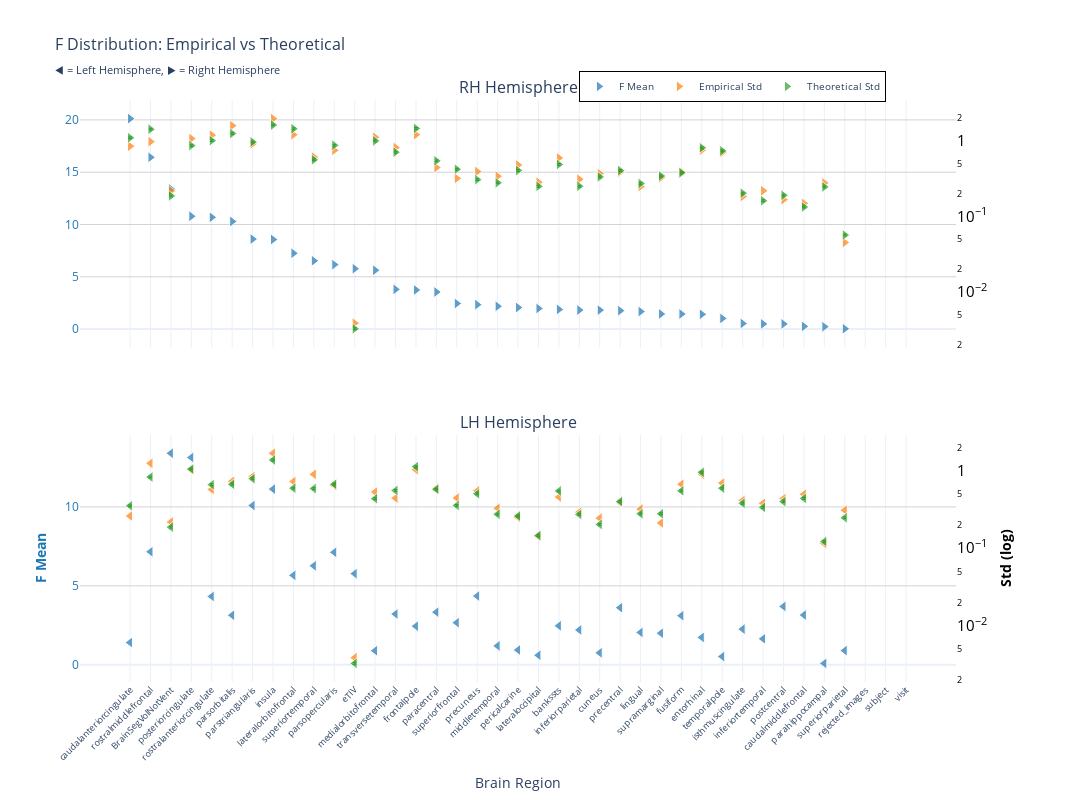
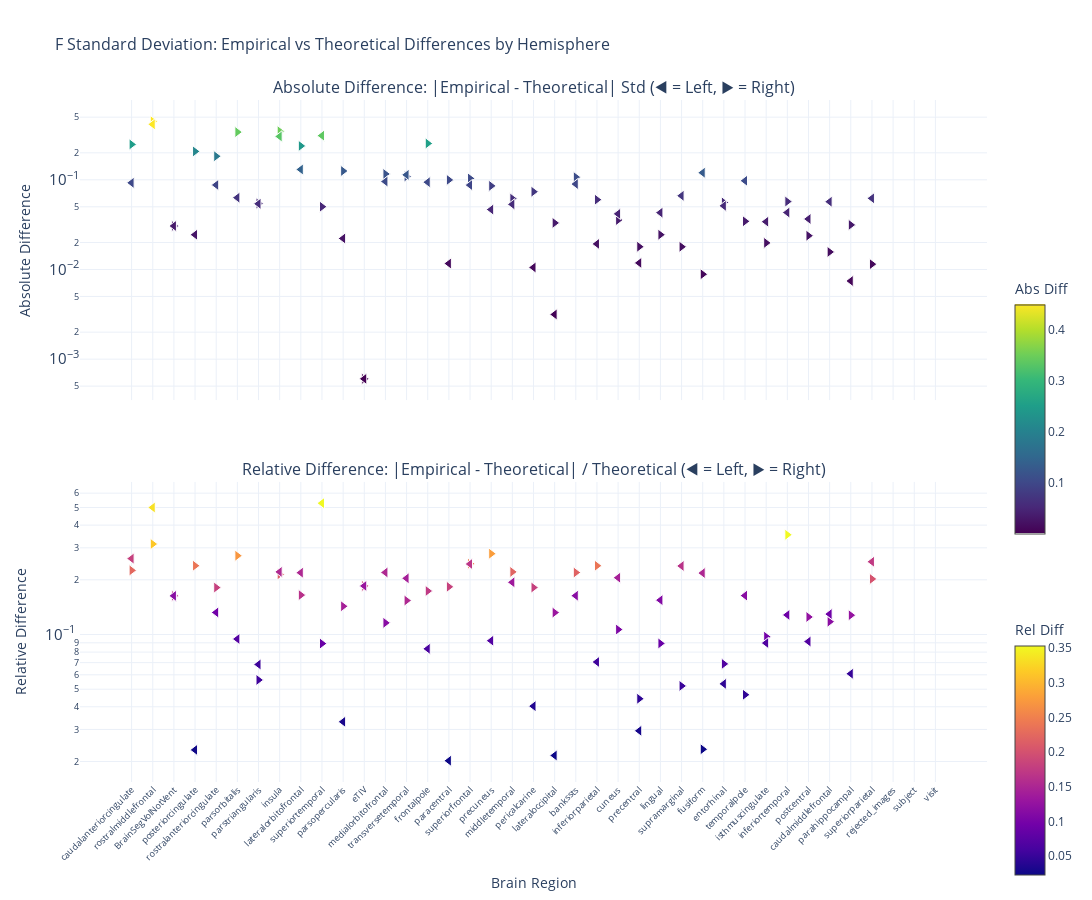

Notebook source saved alongside these figures, in order:
### Markdown cell above
### F-statistic

### Code cell
nu_nav = df_navr[(df_navr["timepoint"] == "baseline") & (df_navr["group"] == "HC-PD")]
data_path = stats_dir / f"ancova_baseline_{METRIC}.parquet"
df, stats = get_test_stats(
    data_path, stat_functions_F, nu_nav, hemisphere=True, study="baseline"
)
show_figure(stats, hemisphere=True, stat_name="F", study="baseline", metric=METRIC)

### Figure 1 — Plotly figure (JSON) as saved in the notebook; plotly's stock layout.template omitted (floating-point values rounded to 4 significant figures)
{"data": [{"hovertemplate": "<b>%{x}</b><br>Mean F: %{y:.2f}<br><extra></extra>", "legendgroup": "mean", "marker": {"color": "#1f77b4", "line": {"color": "white", "width": 1}, "opacity": 0.7, "size": 10, "symbol": "triangle-right"}, "mode": "markers", "name": "F Mean", "showlegend": true, "type": "scatter", "x": ["caudalanteriorcingulate", "rostralmiddlefrontal", "BrainSegVolNotVent", "posteriorcingulate", "rostralanteriorcingulate", "parsorbitalis", "parstriangularis", "insula", "lateralorbitofrontal", "superiortemporal", "parsopercularis", "eTIV", "medialorbitofrontal", "transversetemporal", "frontalpole", "paracentral", "superiorfrontal", "precuneus", "middletemporal", "pericalcarine", "lateraloccipital", "bankssts", "inferiorparietal", "cuneus", "precentral", "lingual", "supramarginal", "fusiform", "entorhinal", "temporalpole", "isthmuscingulate", "inferiortemporal", "postcentral", "caudalmiddlefrontal", "parahippocampal", "superiorparietal", "rejected_images", "subject", "visit"], "xaxis": "x", "y": [20.12, 16.42, 13.4, 10.79, 10.68, 10.29, 8.6, 8.562, 7.242, 6.529, 6.158, 5.773, 5.623, 3.794, 3.733, 3.539, 2.443, 2.334, 2.178, 2.055, 1.966, 1.874, 1.813, 1.811, 1.757, 1.673, 1.44, 1.438, 1.408, 1.018, 0.5299, 0.4914, 0.4912, 0.2547, 0.224, 0.02967, NaN, NaN, NaN], "yaxis": "y"}, {"hovertemplate": "<b>%{x}</b><br>Empirical Std: %{y:.3f}<br><extra></extra>", "legendgroup": "empirical", "marker": {"color": "#ff7f0e", "line": {"color": "white", "width": 1}, "opacity": 0.7, "size": 10, "symbol": "triangle-right"}, "mode": "markers", "name": "Empirical Std", "showlegend": true, "type": "scatter", "x": ["caudalanteriorcingulate", "rostralmiddlefrontal", "BrainSegVolNotVent", "posteriorcingulate", "rostralanteriorcingulate", "parsorbitalis", "parstriangularis", "insula", "lateralorbitofrontal", "superiortemporal", "parsopercularis", "eTIV", "medialorbitofrontal", "transversetemporal", "frontalpole", "paracentral", "superiorfrontal", "precuneus", "middletemporal", "pericalcarine", "lateraloccipital", "bankssts", "inferiorparietal", "cuneus", "precentral", "lingual", "supramarginal", "fusiform", "entorhinal", "temporalpole", "isthmuscingulate", "inferiortemporal", "postcentral", "caudalmiddlefrontal", "parahippocampal", "superiorparietal", "rejected_images", "subject", "visit"], "xaxis": "x", "y": [0.8532, 0.9791, 0.2178, 1.075, 1.194, 1.595, 0.9146, 1.976, 1.21, 0.6124, 0.7514, 0.003862, 1.119, 0.8184, 1.211, 0.4454, 0.3189, 0.3928, 0.3409, 0.4801, 0.2836, 0.5954, 0.3113, 0.3694, 0.3871, 0.249, 0.3256, 0.3877, 0.7562, 0.7052, 0.1837, 0.2188, 0.1668, 0.149, 0.2775, 0.04525, NaN, NaN, NaN], "yaxis": "y2"}, {"error_y": {"array": [0.03063, 0.03973, 0.005206, 0.02412, 0.0281, 0.03488, 0.02694, 0.04524, 0.0403, 0.01563, 0.02438, 9.062e-05, 0.02787, 0.01972, 0.04076, 0.01516, 0.01175, 0.008543, 0.007763, 0.0113, 0.006966, 0.01358, 0.006986, 0.009281, 0.01126, 0.007602, 0.009551, 0.01053, 0.02258, 0.02057, 0.005658, 0.004493, 0.005301, 0.003708, 0.006841, 0.001577, NaN, NaN, NaN], "arrayminus": [0.02978, 0.03864, 0.005063, 0.02346, 0.02733, 0.03392, 0.0262, 0.04399, 0.03919, 0.0152, 0.02371, 8.813e-05, 0.0271, 0.01918, 0.03963, 0.01474, 0.01142, 0.008308, 0.007549, 0.01099, 0.006774, 0.0132, 0.006794, 0.009026, 0.01095, 0.007393, 0.009288, 0.01024, 0.02196, 0.02, 0.005503, 0.004369, 0.005155, 0.003606, 0.006653, 0.001534, NaN, NaN, NaN], "color": "#2ca02c", "thickness": 1, "type": "data", "visible": true, "width": 2}, "hovertemplate": "<b>%{x}</b><br>Theoretical Std: %{y:.3f}<br><extra></extra>", "legendgroup": "theoretical", "marker": {"color": "#2ca02c", "line": {"color": "white", "width": 1}, "opacity": 0.7, "size": 10, "symbol": "triangle-right"}, "mode": "markers", "name": "Theoretical Std", "showlegend": true, "type": "scatter", "x": ["caudalanteriorcingulate", "rostralmiddlefrontal", "BrainSegVolNotVent", "posteriorcingulate", "rostralanteriorcingulate", "parsorbitalis", "parstriangularis", "insula", "lateralorbitofrontal", "superiortemporal", "parsopercularis", "eTIV", "medialorbitofrontal", "transversetemporal", "frontalpole", "paracentral", "superiorfrontal", "precuneus", "middletemporal", "pericalcarine", "lateraloccipital", "bankssts", "inferiorparietal", "cuneus", "precentral", "lingual", "supramarginal", "fusiform", "entorhinal", "temporalpole", "isthmuscingulate", "inferiortemporal", "postcentral", "caudalmiddlefrontal", "parahippocampal", "superiorparietal", "rejected_images", "subject", "visit"], "xaxis": "x", "y": [1.101, 1.429, 0.1873, 0.8676, 1.011, 1.255, 0.9691, 1.627, 1.449, 0.5623, 0.8768, 0.003259, 1.002, 0.7093, 1.466, 0.5451, 0.4225, 0.3073, 0.2792, 0.4064, 0.2505, 0.4883, 0.2513, 0.3338, 0.405, 0.2734, 0.3435, 0.3789, 0.8121, 0.7397, 0.2035, 0.1616, 0.1906, 0.1333, 0.246, 0.05671, NaN, NaN, NaN], "yaxis": "y2"}, {"hovertemplate": "<b>%{x}</b><br>Mean F: %{y:.2f}<br><extra></extra>", "legendgroup": "mean", "marker": {"color": "#1f77b4", "line": {"color": "white", "width": 1}, "opacity": 0.7, "size": 10, "symbol": "triangle-left"}, "mode": "markers", "name": "F Mean", "showlegend": false, "type": "scatter", "x": ["BrainSegVolNotVent", "posteriorcingulate", "insula", "parstriangularis", "rostralmiddlefrontal", "parsopercularis", "superiortemporal", "eTIV", "lateralorbitofrontal", "precuneus", "rostralanteriorcingulate", "postcentral", "precentral", "paracentral", "transversetemporal", "caudalmiddlefrontal", "parsorbitalis", "fusiform", "superiorfrontal", "bankssts", "frontalpole", "isthmuscingulate", "inferiorparietal", "lingual", "supramarginal", "entorhinal", "inferiortemporal", "caudalanteriorcingulate", "middletemporal", "pericalcarine", "superiorparietal", "medialorbitofrontal", "cuneus", "lateraloccipital", "temporalpole", "parahippocampal", "rejected_images", "subject", "visit"], "xaxis": "x2", "y": [13.4, 13.13, 11.13, 10.09, 7.159, 7.124, 6.27, 5.773, 5.664, 4.353, 4.331, 3.695, 3.618, 3.333, 3.215, 3.15, 3.138, 3.111, 2.669, 2.467, 2.447, 2.26, 2.204, 2.052, 2.003, 1.734, 1.644, 1.409, 1.198, 0.9347, 0.8986, 0.8933, 0.7592, 0.6015, 0.5224, 0.089, NaN, NaN, NaN], "yaxis": "y3"}, {"hovertemplate": "<b>%{x}</b><br>Empirical Std: %{y:.3f}<br><extra></extra>", "legendgroup": "empirical", "marker": {"color": "#ff7f0e", "line": {"color": "white", "width": 1}, "opacity": 0.7, "size": 10, "symbol": "triangle-left"}, "mode": "markers", "name": "Empirical Std", "showlegend": false, "type": "scatter", "x": ["BrainSegVolNotVent", "posteriorcingulate", "insula", "parstriangularis", "rostralmiddlefrontal", "parsopercularis", "superiortemporal", "eTIV", "lateralorbitofrontal", "precuneus", "rostralanteriorcingulate", "postcentral", "precentral", "paracentral", "transversetemporal", "caudalmiddlefrontal", "parsorbitalis", "fusiform", "superiorfrontal", "bankssts", "frontalpole", "isthmuscingulate", "inferiorparietal", "lingual", "supramarginal", "entorhinal", "inferiortemporal", "caudalanteriorcingulate", "middletemporal", "pericalcarine", "superiorparietal", "medialorbitofrontal", "cuneus", "lateraloccipital", "temporalpole", "parahippocampal", "rejected_images", "subject", "visit"], "xaxis": "x2", "y": [0.2178, 1.029, 1.683, 0.8434, 1.247, 0.6483, 0.8993, 0.003862, 0.7261, 0.5506, 0.5744, 0.4364, 0.3892, 0.5887, 0.4436, 0.4967, 0.7323, 0.6707, 0.4444, 0.4589, 1.035, 0.4142, 0.2925, 0.3214, 0.2119, 0.9063, 0.3798, 0.261, 0.3279, 0.2504, 0.3094, 0.5318, 0.2447, 0.1428, 0.6936, 0.1149, NaN, NaN, NaN], "yaxis": "y4"}, {"error_y": {"array": [0.005206, 0.02929, 0.03833, 0.02195, 0.02312, 0.01864, 0.01636, 9.062e-05, 0.01656, 0.01401, 0.0184, 0.01112, 0.01115, 0.01604, 0.01549, 0.01223, 0.0186, 0.01531, 0.009929, 0.01525, 0.03139, 0.01057, 0.007596, 0.007739, 0.007736, 0.02662, 0.009362, 0.00983, 0.007637, 0.007256, 0.006875, 0.01212, 0.005645, 0.004059, 0.01657, 0.003403, NaN, NaN, NaN], "arrayminus": [0.005063, 0.02848, 0.03727, 0.02135, 0.02248, 0.01813, 0.01591, 8.813e-05, 0.01611, 0.01363, 0.0179, 0.01081, 0.01085, 0.0156, 0.01507, 0.01189, 0.01809, 0.01489, 0.009656, 0.01483, 0.03052, 0.01028, 0.007387, 0.007526, 0.007524, 0.02589, 0.009105, 0.00956, 0.007427, 0.007057, 0.006686, 0.01179, 0.00549, 0.003948, 0.01612, 0.003309, NaN, NaN, NaN], "color": "#2ca02c", "thickness": 1, "type": "data", "visible": true, "width": 2}, "hovertemplate": "<b>%{x}</b><br>Theoretical Std: %{y:.3f}<br><extra></extra>", "legendgroup": "theoretical", "marker": {"color": "#2ca02c", "line": {"color": "white", "width": 1}, "opacity": 0.7, "size": 10, "symbol": "triangle-left"}, "mode": "markers", "name": "Theoretical Std", "showlegend": false, "type": "scatter", "x": ["BrainSegVolNotVent", "posteriorcingulate", "insula", "parstriangularis", "rostralmiddlefrontal", "parsopercularis", "superiortemporal", "eTIV", "lateralorbitofrontal", "precuneus", "rostralanteriorcingulate", "postcentral", "precentral", "paracentral", "transversetemporal", "caudalmiddlefrontal", "parsorbitalis", "fusiform", "superiorfrontal", "bankssts", "frontalpole", "isthmuscingulate", "inferiorparietal", "lingual", "supramarginal", "entorhinal", "inferiortemporal", "caudalanteriorcingulate", "middletemporal", "pericalcarine", "superiorparietal", "medialorbitofrontal", "cuneus", "lateraloccipital", "temporalpole", "parahippocampal", "rejected_images", "subject", "visit"], "xaxis": "x2", "y": [0.1873, 1.053, 1.378, 0.7894, 0.8315, 0.6704, 0.5884, 0.003259, 0.5957, 0.504, 0.6619, 0.3999, 0.4011, 0.577, 0.5572, 0.4397, 0.6691, 0.5507, 0.3571, 0.5486, 1.129, 0.3801, 0.2732, 0.2783, 0.2782, 0.9575, 0.3367, 0.3536, 0.2747, 0.261, 0.2473, 0.4361, 0.203, 0.146, 0.596, 0.1224, NaN, NaN, NaN], "yaxis": "y4"}], "layout": {"annotations": [{"font": {"size": 16}, "showarrow": false, "text": "RH Hemisphere", "x": 0.47, "xanchor": "center", "xref": "paper", "y": 1, "yanchor": "bottom", "yref": "paper"}, {"font": {"size": 16}, "showarrow": false, "text": "LH Hemisphere", "x": 0.47, "xanchor": "center", "xref": "paper", "y": 0.425, "yanchor": "bottom", "yref": "paper"}], "height": 800, "hovermode": "x", "legend": {"bgcolor": "rgba(255, 255, 255, 0.9)", "bordercolor": "black", "borderwidth": 1, "font": {"size": 10}, "orientation": "h", "x": 0.7, "xanchor": "center", "y": 1.05}, "title": {"font": {"size": 16}, "text": "F Distribution: Empirical vs Theoretical<br><sub>◀ = Left Hemisphere, ▶ = Right Hemisphere</sub>"}, "width": 1400, "xaxis": {"anchor": "y", "domain": [0, 0.94], "matches": "x2", "showticklabels": false}, "xaxis2": {"anchor": "y3", "domain": [0, 0.94], "tickangle": -45, "tickfont": {"size": 9}, "title": {"text": "Brain Region"}}, "yaxis": {"anchor": "x", "domain": [0.575, 1], "gridcolor": "lightgray", "showgrid": true, "tickfont": {"color": "#1f77b4"}, "title": {"font": {"color": "#1f77b4"}, "text": ""}}, "yaxis2": {"anchor": "x", "exponentformat": "power", "overlaying": "y", "showgrid": false, "side": "right", "tickfont": {"color": "black"}, "title": {"font": {"color": "black"}, "text": ""}, "type": "log"}, "yaxis3": {"anchor": "x2", "domain": [0, 0.425], "gridcolor": "lightgray", "showgrid": true, "tickfont": {"color": "#1f77b4"}, "title": {"font": {"color": "#1f77b4"}, "text": "<b>F Mean</b>"}}, "yaxis4": {"anchor": "x2", "exponentformat": "power", "overlaying": "y3", "showgrid": false, "side": "right", "tickfont": {"color": "black"}, "title": {"font": {"color": "black"}, "text": "<b>Std (log)</b>"}, "type": "log"}}}

### Figure 2 — Plotly figure (JSON) as saved in the notebook; plotly's stock layout.template omitted (floating-point values rounded to 4 significant figures)
{"data": [{"hovertemplate": "<b>%{x}</b><br>Hemisphere: %{text}<br>Abs Diff: %{y:.4f}<br><extra></extra>", "legendgroup": "abs_rh", "marker": {"color": [0.2483, 0.4499, 0.03056, 0.2074, 0.1832, 0.3406, 0.05447, 0.3488, 0.2388, 0.05013, 0.1254, 0.000603, 0.1162, 0.1091, 0.2544, 0.09975, 0.1036, 0.08556, 0.06172, 0.0737, 0.03307, 0.1071, 0.06005, 0.03555, 0.01794, 0.02442, 0.0179, 0.008843, 0.05596, 0.03446, 0.01979, 0.0572, 0.02381, 0.01568, 0.03142, 0.01147, NaN, NaN, NaN], "colorbar": {"len": 0.4, "title": {"text": "Abs Diff"}, "y": 0.75, "yanchor": "top"}, "colorscale": [[0, "#440154"], [0.1111, "#482878"], [0.2222, "#3e4989"], [0.3333, "#31688e"], [0.4444, "#26828e"], [0.5556, "#1f9e89"], [0.6667, "#35b779"], [0.7778, "#6ece58"], [0.8889, "#b5de2b"], [1, "#fde725"]], "line": {"color": "white", "width": 1}, "showscale": true, "size": 10, "symbol": "triangle-right"}, "mode": "markers", "name": "Absolute (rh)", "showlegend": false, "text": ["rh", "rh", "rh", "rh", "rh", "rh", "rh", "rh", "rh", "rh", "rh", "rh", "rh", "rh", "rh", "rh", "rh", "rh", "rh", "rh", "rh", "rh", "rh", "rh", "rh", "rh", "rh", "rh", "rh", "rh", "rh", "rh", "rh", "rh", "rh", "rh", "rh", "rh", "rh"], "type": "scatter", "x": ["caudalanteriorcingulate", "rostralmiddlefrontal", "BrainSegVolNotVent", "posteriorcingulate", "rostralanteriorcingulate", "parsorbitalis", "parstriangularis", "insula", "lateralorbitofrontal", "superiortemporal", "parsopercularis", "eTIV", "medialorbitofrontal", "transversetemporal", "frontalpole", "paracentral", "superiorfrontal", "precuneus", "middletemporal", "pericalcarine", "lateraloccipital", "bankssts", "inferiorparietal", "cuneus", "precentral", "lingual", "supramarginal", "fusiform", "entorhinal", "temporalpole", "isthmuscingulate", "inferiortemporal", "postcentral", "caudalmiddlefrontal", "parahippocampal", "superiorparietal", "rejected_images", "subject", "visit"], "xaxis": "x", "y": [0.2483, 0.4499, 0.03056, 0.2074, 0.1832, 0.3406, 0.05447, 0.3488, 0.2388, 0.05013, 0.1254, 0.000603, 0.1162, 0.1091, 0.2544, 0.09975, 0.1036, 0.08556, 0.06172, 0.0737, 0.03307, 0.1071, 0.06005, 0.03555, 0.01794, 0.02442, 0.0179, 0.008843, 0.05596, 0.03446, 0.01979, 0.0572, 0.02381, 0.01568, 0.03142, 0.01147, NaN, NaN, NaN], "yaxis": "y"}, {"hovertemplate": "<b>%{x}</b><br>Hemisphere: %{text}<br>Rel Diff: %{y:.2%}<br><extra></extra>", "legendgroup": "rel_rh", "marker": {"color": [0.2254, 0.3148, 0.1632, 0.2391, 0.1813, 0.2715, 0.0562, 0.2144, 0.1648, 0.08914, 0.143, 0.185, 0.1159, 0.1538, 0.1736, 0.183, 0.2452, 0.2785, 0.2211, 0.1813, 0.132, 0.2193, 0.239, 0.1065, 0.04429, 0.08931, 0.05212, 0.02334, 0.0689, 0.04658, 0.09727, 0.354, 0.1249, 0.1176, 0.1277, 0.2022, NaN, NaN, NaN], "colorbar": {"len": 0.4, "title": {"text": "Rel Diff"}, "y": 0.25, "yanchor": "top"}, "colorscale": [[0, "#0d0887"], [0.1111, "#46039f"], [0.2222, "#7201a8"], [0.3333, "#9c179e"], [0.4444, "#bd3786"], [0.5556, "#d8576b"], [0.6667, "#ed7953"], [0.7778, "#fb9f3a"], [0.8889, "#fdca26"], [1, "#f0f921"]], "line": {"color": "white", "width": 1}, "showscale": true, "size": 10, "symbol": "triangle-right"}, "mode": "markers", "name": "Relative (rh)", "showlegend": false, "text": ["rh", "rh", "rh", "rh", "rh", "rh", "rh", "rh", "rh", "rh", "rh", "rh", "rh", "rh", "rh", "rh", "rh", "rh", "rh", "rh", "rh", "rh", "rh", "rh", "rh", "rh", "rh", "rh", "rh", "rh", "rh", "rh", "rh", "rh", "rh", "rh", "rh", "rh", "rh"], "type": "scatter", "x": ["caudalanteriorcingulate", "rostralmiddlefrontal", "BrainSegVolNotVent", "posteriorcingulate", "rostralanteriorcingulate", "parsorbitalis", "parstriangularis", "insula", "lateralorbitofrontal", "superiortemporal", "parsopercularis", "eTIV", "medialorbitofrontal", "transversetemporal", "frontalpole", "paracentral", "superiorfrontal", "precuneus", "middletemporal", "pericalcarine", "lateraloccipital", "bankssts", "inferiorparietal", "cuneus", "precentral", "lingual", "supramarginal", "fusiform", "entorhinal", "temporalpole", "isthmuscingulate", "inferiortemporal", "postcentral", "caudalmiddlefrontal", "parahippocampal", "superiorparietal", "rejected_images", "subject", "visit"], "xaxis": "x2", "y": [0.2254, 0.3148, 0.1632, 0.2391, 0.1813, 0.2715, 0.0562, 0.2144, 0.1648, 0.08914, 0.143, 0.185, 0.1159, 0.1538, 0.1736, 0.183, 0.2452, 0.2785, 0.2211, 0.1813, 0.132, 0.2193, 0.239, 0.1065, 0.04429, 0.08931, 0.05212, 0.02334, 0.0689, 0.04658, 0.09727, 0.354, 0.1249, 0.1176, 0.1277, 0.2022, NaN, NaN, NaN], "yaxis": "y2"}, {"hovertemplate": "<b>%{x}</b><br>Hemisphere: %{text}<br>Abs Diff: %{y:.4f}<br><extra></extra>", "legendgroup": "abs_lh", "marker": {"color": [0.03056, 0.0244, 0.3048, 0.054, 0.4157, 0.02217, 0.3108, 0.000603, 0.1304, 0.04659, 0.08756, 0.03657, 0.01183, 0.01165, 0.1136, 0.05697, 0.0632, 0.12, 0.08726, 0.08969, 0.09411, 0.0341, 0.01928, 0.04302, 0.06631, 0.05121, 0.04314, 0.09252, 0.05323, 0.01053, 0.06217, 0.09574, 0.04169, 0.003151, 0.09756, 0.007439, NaN, NaN, NaN], "colorbar": {"len": 0.4, "title": {"text": "Abs Diff"}, "y": 0.75, "yanchor": "top"}, "colorscale": [[0, "#440154"], [0.1111, "#482878"], [0.2222, "#3e4989"], [0.3333, "#31688e"], [0.4444, "#26828e"], [0.5556, "#1f9e89"], [0.6667, "#35b779"], [0.7778, "#6ece58"], [0.8889, "#b5de2b"], [1, "#fde725"]], "line": {"color": "white", "width": 1}, "showscale": false, "size": 10, "symbol": "triangle-left"}, "mode": "markers", "name": "Absolute (lh)", "showlegend": false, "text": ["lh", "lh", "lh", "lh", "lh", "lh", "lh", "lh", "lh", "lh", "lh", "lh", "lh", "lh", "lh", "lh", "lh", "lh", "lh", "lh", "lh", "lh", "lh", "lh", "lh", "lh", "lh", "lh", "lh", "lh", "lh", "lh", "lh", "lh", "lh", "lh", "lh", "lh", "lh"], "type": "scatter", "x": ["BrainSegVolNotVent", "posteriorcingulate", "insula", "parstriangularis", "rostralmiddlefrontal", "parsopercularis", "superiortemporal", "eTIV", "lateralorbitofrontal", "precuneus", "rostralanteriorcingulate", "postcentral", "precentral", "paracentral", "transversetemporal", "caudalmiddlefrontal", "parsorbitalis", "fusiform", "superiorfrontal", "bankssts", "frontalpole", "isthmuscingulate", "inferiorparietal", "lingual", "supramarginal", "entorhinal", "inferiortemporal", "caudalanteriorcingulate", "middletemporal", "pericalcarine", "superiorparietal", "medialorbitofrontal", "cuneus", "lateraloccipital", "temporalpole", "parahippocampal", "rejected_images", "subject", "visit"], "xaxis": "x", "y": [0.03056, 0.0244, 0.3048, 0.054, 0.4157, 0.02217, 0.3108, 0.000603, 0.1304, 0.04659, 0.08756, 0.03657, 0.01183, 0.01165, 0.1136, 0.05697, 0.0632, 0.12, 0.08726, 0.08969, 0.09411, 0.0341, 0.01928, 0.04302, 0.06631, 0.05121, 0.04314, 0.09252, 0.05323, 0.01053, 0.06217, 0.09574, 0.04169, 0.003151, 0.09756, 0.007439, NaN, NaN, NaN], "yaxis": "y"}, {"hovertemplate": "<b>%{x}</b><br>Hemisphere: %{text}<br>Rel Diff: %{y:.2%}<br><extra></extra>", "legendgroup": "rel_lh", "marker": {"color": [0.1632, 0.02316, 0.2211, 0.06841, 0.4999, 0.03307, 0.5283, 0.185, 0.2189, 0.09243, 0.1323, 0.09145, 0.0295, 0.02019, 0.2038, 0.1296, 0.09446, 0.2179, 0.2444, 0.1635, 0.08337, 0.08973, 0.07058, 0.1546, 0.2383, 0.05348, 0.1281, 0.2617, 0.1938, 0.04033, 0.2514, 0.2196, 0.2054, 0.02158, 0.1637, 0.06078, NaN, NaN, NaN], "colorbar": {"len": 0.4, "title": {"text": "Rel Diff"}, "y": 0.25, "yanchor": "top"}, "colorscale": [[0, "#0d0887"], [0.1111, "#46039f"], [0.2222, "#7201a8"], [0.3333, "#9c179e"], [0.4444, "#bd3786"], [0.5556, "#d8576b"], [0.6667, "#ed7953"], [0.7778, "#fb9f3a"], [0.8889, "#fdca26"], [1, "#f0f921"]], "line": {"color": "white", "width": 1}, "showscale": false, "size": 10, "symbol": "triangle-left"}, "mode": "markers", "name": "Relative (lh)", "showlegend": false, "text": ["lh", "lh", "lh", "lh", "lh", "lh", "lh", "lh", "lh", "lh", "lh", "lh", "lh", "lh", "lh", "lh", "lh", "lh", "lh", "lh", "lh", "lh", "lh", "lh", "lh", "lh", "lh", "lh", "lh", "lh", "lh", "lh", "lh", "lh", "lh", "lh", "lh", "lh", "lh"], "type": "scatter", "x": ["BrainSegVolNotVent", "posteriorcingulate", "insula", "parstriangularis", "rostralmiddlefrontal", "parsopercularis", "superiortemporal", "eTIV", "lateralorbitofrontal", "precuneus", "rostralanteriorcingulate", "postcentral", "precentral", "paracentral", "transversetemporal", "caudalmiddlefrontal", "parsorbitalis", "fusiform", "superiorfrontal", "bankssts", "frontalpole", "isthmuscingulate", "inferiorparietal", "lingual", "supramarginal", "entorhinal", "inferiortemporal", "caudalanteriorcingulate", "middletemporal", "pericalcarine", "superiorparietal", "medialorbitofrontal", "cuneus", "lateraloccipital", "temporalpole", "parahippocampal", "rejected_images", "subject", "visit"], "xaxis": "x2", "y": [0.1632, 0.02316, 0.2211, 0.06841, 0.4999, 0.03307, 0.5283, 0.185, 0.2189, 0.09243, 0.1323, 0.09145, 0.0295, 0.02019, 0.2038, 0.1296, 0.09446, 0.2179, 0.2444, 0.1635, 0.08337, 0.08973, 0.07058, 0.1546, 0.2383, 0.05348, 0.1281, 0.2617, 0.1938, 0.04033, 0.2514, 0.2196, 0.2054, 0.02158, 0.1637, 0.06078, NaN, NaN, NaN], "yaxis": "y2"}], "layout": {"annotations": [{"font": {"size": 16}, "showarrow": false, "text": "Absolute Difference: |Empirical - Theoretical| Std (◀ = Left, ▶ = Right)", "x": 0.5, "xanchor": "center", "xref": "paper", "y": 1, "yanchor": "bottom", "yref": "paper"}, {"font": {"size": 16}, "showarrow": false, "text": "Relative Difference: |Empirical - Theoretical| / Theoretical (◀ = Left, ▶ = Right)", "x": 0.5, "xanchor": "center", "xref": "paper", "y": 0.44, "yanchor": "bottom", "yref": "paper"}], "height": 900, "hovermode": "x unified", "showlegend": false, "title": {"font": {"size": 16}, "text": "F Standard Deviation: Empirical vs Theoretical Differences by Hemisphere"}, "width": 1400, "xaxis": {"anchor": "y", "domain": [0, 1], "showticklabels": false}, "xaxis2": {"anchor": "y2", "domain": [0, 1], "tickangle": -45, "tickfont": {"size": 9}, "title": {"text": "Brain Region"}}, "yaxis": {"anchor": "x", "domain": [0.56, 1], "exponentformat": "power", "title": {"text": "Absolute Difference"}, "type": "log"}, "yaxis2": {"anchor": "x2", "domain": [0, 0.44], "exponentformat": "power", "title": {"text": "Relative Difference"}, "type": "log"}}}
